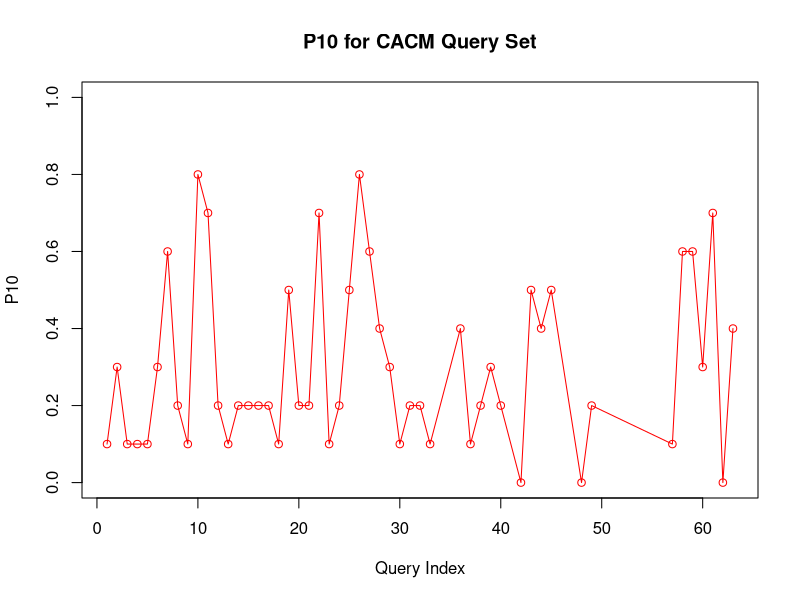

Reproduce this figure in R.
p10 <- read.csv("p10.csv", header = TRUE)
plot(p10$Query,p10$Value,type = "o",col = "red", xlab = "Query Index", ylab = "P10", 
     main = "P10 for CACM Query Set",  ylim=c(0,1))